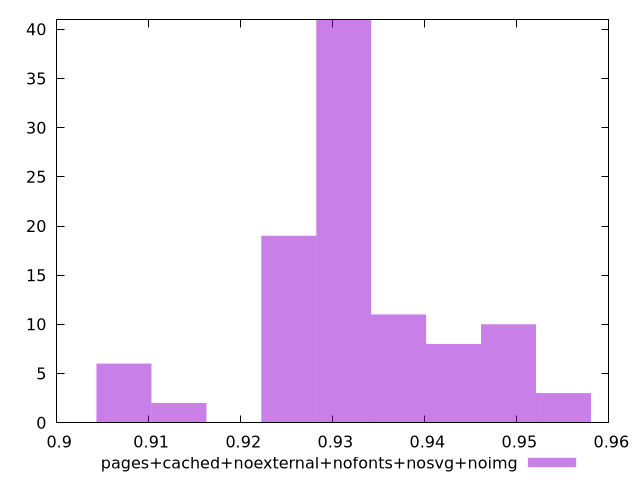

Write the gnuplot code that produced this figure.
$_pagesCachedNoexternalNofontsNosvgNoimg <<EOF
0.9371615073637051 11
0.9311923257881402 41
0.9073155994858801 6
0.9431306889392701 8
0.9252231442125751 19
0.9490998705148351 10
0.9550690520904002 3
0.9132847810614451 2
EOF
set key outside below
set terminal pngcairo
set output "report_00006_2020-11-02T20-21-41.718Z/performance_score/pages+cached+noexternal+nofonts+nosvg+noimg//raw_hist.png"
set yrange [0:41]
set boxwidth 0.005969181575565001
set style fill transparent solid 0.5 noborder
plot $_pagesCachedNoexternalNofontsNosvgNoimg title "pages+cached+noexternal+nofonts+nosvg+noimg" with boxes ,
